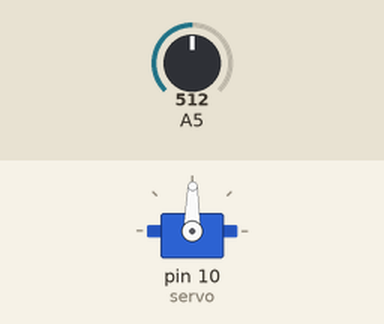
This sketch was run on a simulated Arduino Uno, built with avr-gcc and run on an emulated ATmega328P. Parts: servo. Inputs (shaded band) come from the test bench; at power-on: A5 = 512.

Above: at 1.2 s.
1.3 s: A5 set to 716
At 2.1 s:
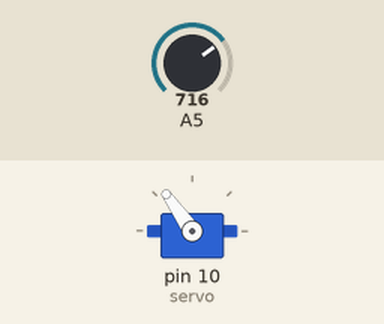
2.8 s: A5 set to 900
At 4.0 s:
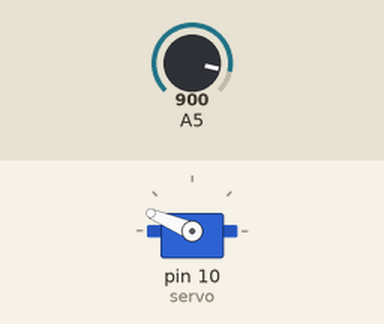
4.3 s: A5 set to 1023
At 5.5 s:
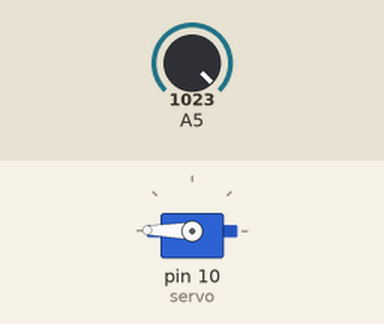
5.8 s: A5 set to 306
At 6.8 s:
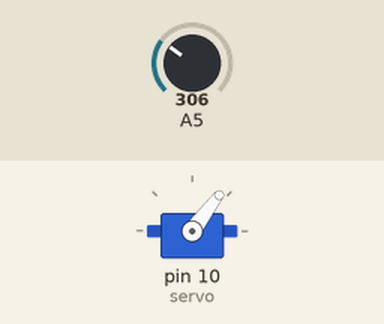
7.3 s: A5 set to 122
At 7.7 s:
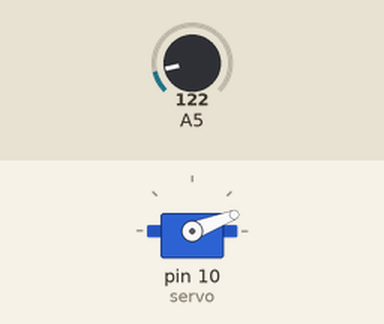
8.8 s: A5 set to 511
At 10.1 s:
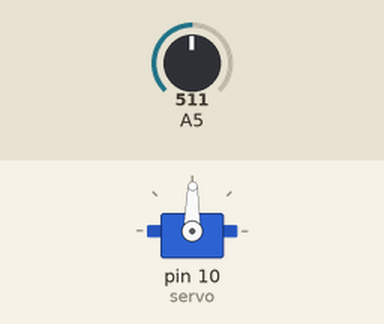
Timing chart, 0 to 11.3 s (numbered marks = the images above; inputs shaded):
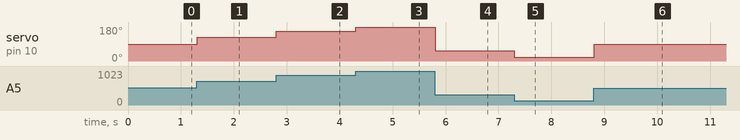

The sketch:

ESC_TEST.ino
```cpp
#include "Servo.h"//引用伺服电机函数库
Servo servo;//创建一个伺服电机对象
void setup()
{
  servo.attach(10,1000,2000);//9号引脚输出私服电机控制信号
}
void loop()
{
   int V1 = analogRead(5);//读取来自可变电阻的模拟值（0到1023之间）
   int val = map(V1, 0, 1023, 0, 179); // 利用“map”函数缩放该值，得到伺服电机需要的角度（0到180之间）
   servo.write(val);// 设定伺服电机的位置
   delay(10);
 }
```

Measured:
- after the input at 1.3 s, servo on pin 10 (servo): 89° → 125° at once
- after the input at 2.8 s, servo on pin 10 (servo): 125° → 157° at once
- after the input at 4.3 s, servo on pin 10 (servo): 157° → 179° at once
- after the input at 5.8 s, servo on pin 10 (servo): 179° → 53° at once
- after the input at 7.3 s, servo on pin 10 (servo): 53° → 21° at once
- after the input at 8.8 s, servo on pin 10 (servo): 21° → 89° at once
